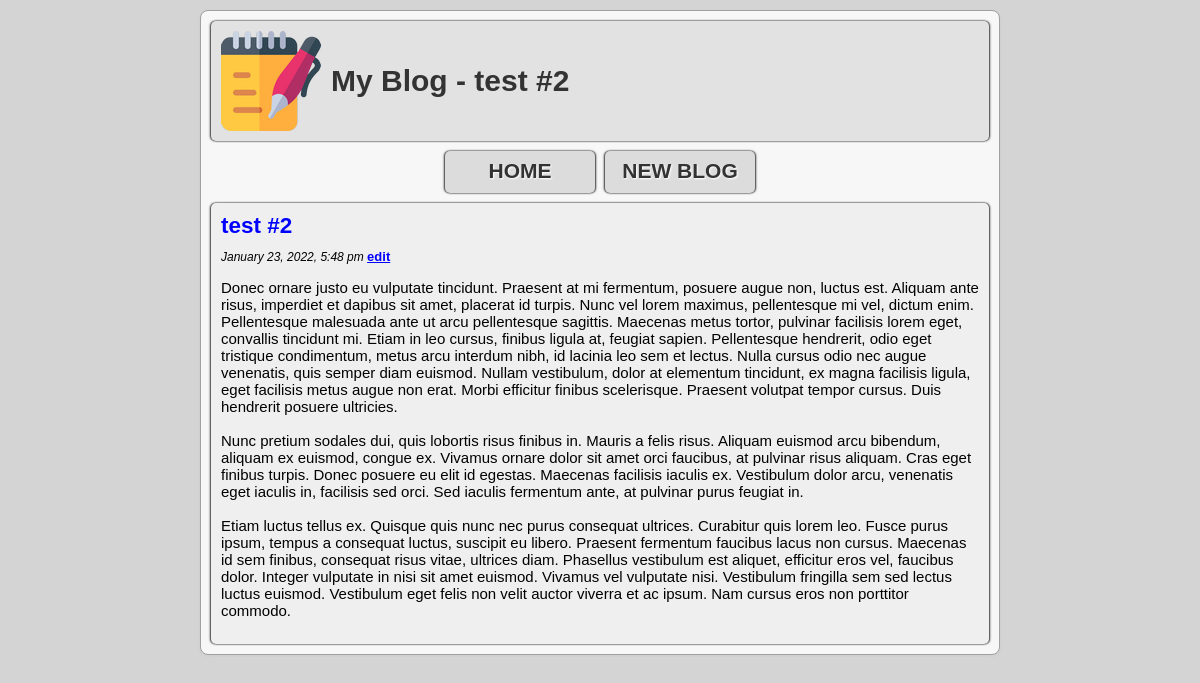
Page /show.php?id=2 on the committed database.
### tables this page shows
CREATE TABLE `blogs` (
  `id` int(11) NOT NULL,
  `title` varchar(255) NOT NULL,
  `content` varchar(5000) NOT NULL,
  `timestamp` timestamp NOT NULL DEFAULT current_timestamp()
);

### show.php (the view, shortened to what this page needs)
<?php
    require('connect.php');
    $id = filter_input(INPUT_GET, 'id', FILTER_VALIDATE_INT);
    if ($id) {
        $query = "SELECT * FROM blogs WHERE id = :id LIMIT 1";
        $statement = $db->prepare($query);
        $statement->bindValue(':id', $id, PDO::PARAM_INT);
        $statement->execute();
        $row = $statement->fetch();
        $header = $row['title'];
    }   else {
            header("Location: index.php");
            exit;
        }
?>
<!DOCTYPE html>
<html lang="en">
<head>
    <link rel="stylesheet" type="text/css" href="styles.css" />
</head>
<body>
    <main>
        <?php include('header.php'); ?>
        <div id="all_blogs">
            <div class="blog_title">
                <h2><?= $row['title'] ?></h2>
                <p class = timestamp><?= date("F j, Y, g:i a", strtotime($row['timestamp'])) ?> <a href="edit.php?id=<?= $row['id'] ?>">edit</a></p>
                <div class='blog_content'><?= nl2br($row['content']) ?></div>
            </div>
        </div>
    </main>
</body>
</html>

### header.php
<header>
	<a href="index.php"><img id="logo" src="images/blog.png" alt="Blog"></a>
	<h1><a href="index.php">My Blog - <?= $header ?></a></h1>
</header>
<nav>
	<ul>
		<li><a href="index.php">Home</a></li>
		<li><a href="create.php">New Blog</a></li>
	</ul>
</nav>

### styles.css (style rules this page uses)
* { margin: 0; padding: 0; border: 0; box-sizing:border-box; }
body { background-color: #D4D4D4; font-family: Arial, Helvetica, sans-serif; font-size: 15px; }
main { width: auto; margin: 0px 0px; padding: 10px; background: #F7F7F7; border: 1px solid #A0A0A0; box-shadow: 1px 1px 3px #CFCFCF, -1px 1px 3px #CFCFCF; border-radius: 8px; }
header { background: #E2E2E2; box-shadow: 1px 0px 2px #333, -1px 0px 2px #333; border-radius: 5px; display: flex; align-items: center; }
header h1 a { text-decoration: none; color: #333; }
#logo { margin: 10px 10px; float: left; }
nav ul { margin: 10px; list-style: none; display: flex; justify-content: center; }
nav ul li { box-shadow: 1px 0px 2px #333, -1px 0px 2px #333; border-radius: 5px; background-color: #DCDCDC; line-height: 40px; width: 150px; text-align: center; margin: 0px 5px; }
nav ul li a { color: #333; text-decoration: none; text-shadow: 1px 1px 2px #FFF; transition: 0.5s; text-transform: uppercase; font-size: 1.4em; font-weight: bold; }
#all_blogs { margin-top: 10px; padding: 10px; box-shadow: 1px 0px 2px #333, -1px 0px 2px #333; border-radius: 5px 5px; background: #EFEFEF; }
#all_blogs p { margin: 10px 0px; }
#all_blogs a { color: blue; }
.blog_title h2 { color: blue; }
.timestamp { font-size: 12px; font-style: italic; }
.timestamp a { color: blue; font-style: normal; font-weight: bolder; font-size: 13px; }
.blog_content { margin: 15px 0px; }
@media (min-width: 870px) { main { margin: 10px 200px; } }

### rows in the picture
blogs: title "test #2", timestamp "January 23, 2022, 5:48 pm", content "Donec ornare justo eu vulputate tincidunt. Praesent at mi fermentum, posuere augue non, luctus est. Aliquam ante risus, imperdiet et dapibus sit amet, placerat id turpis. Nunc vel lorem maximus, pellentesque mi vel, dictum enim. Pellentesque malesuada ante ut arcu pellentesque sagittis. Maecenas metus tortor, pulvinar facilisis lorem eget, convallis tincidunt mi. Etiam in leo cursus, finibus ligula at, feugiat sapien. Pellentesque hendrerit, odio eget tristique condimentum, metus arcu interdum nibh, id lacinia leo sem et lectus. Nulla cursus odio nec augue venenatis, quis semper diam euismod. Nullam vestibulum, dolor at elementum tincidunt, ex magna facilisis ligula, eget facilisis metus…"
